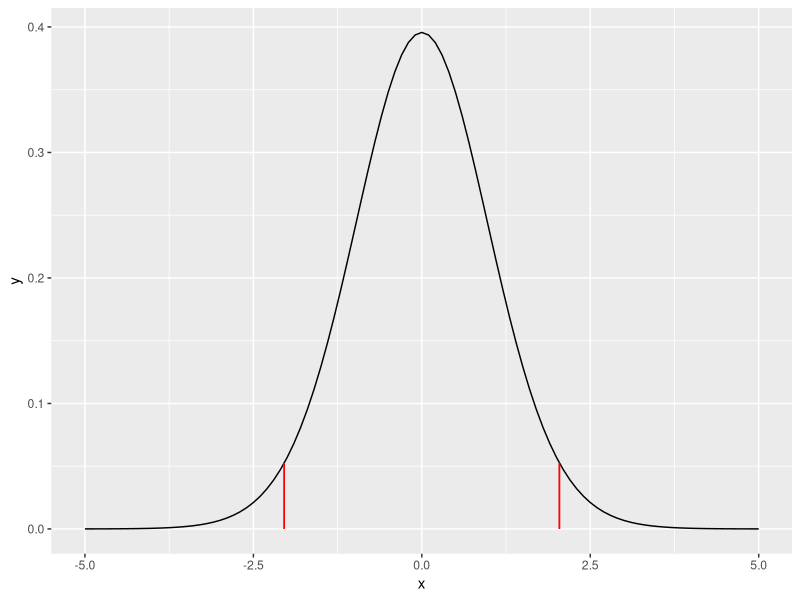

Write R code to recreate this figure.
library(tidyverse)
n <- 30
alpha <- 0.05
talpha1 <- qt(alpha/2,n)
talpha2 <- qt(1-alpha/2,n)
y1 <- dt(talpha1,n)
y2 <- dt(talpha2,n)
ggplot(data=data.frame(x=c(-5,5)),aes(x=x) )+
	stat_function(fun=dt,args=c(df=n) )+
  geom_segment(x=talpha1,y=0,xend=talpha1,yend=y1,color="red")+
  geom_segment(x=talpha2,y=0,xend=talpha2,yend=y2,color="red")
